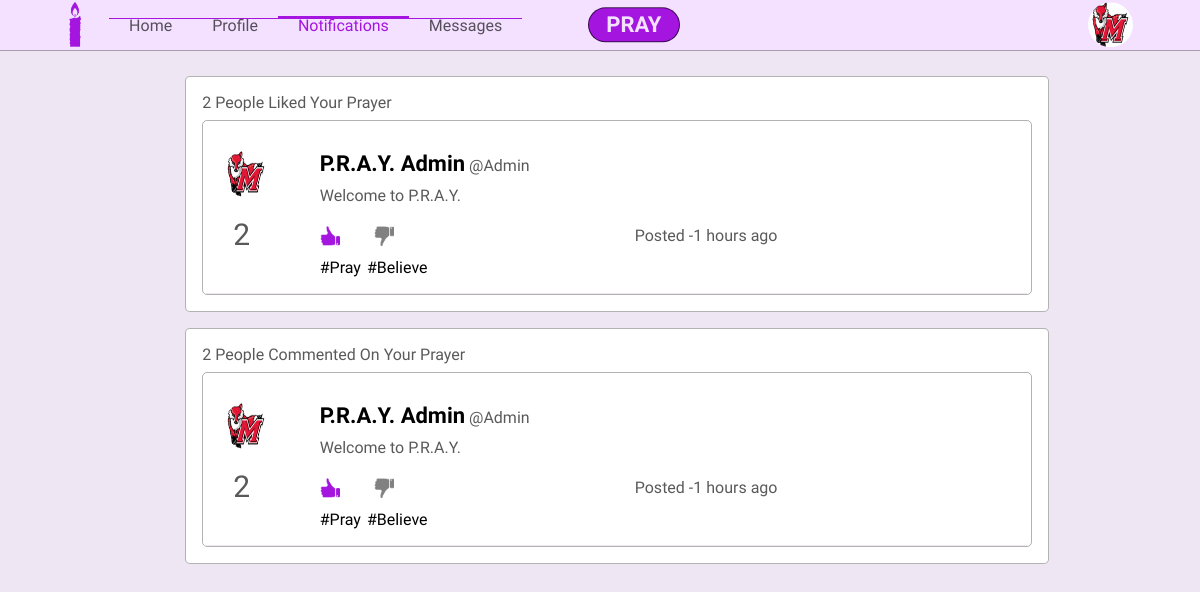
Screenshot of /notifications.php (signed in) with the database file from the repository.
### tables this page shows
CREATE TABLE Users(
    userid INT(10) PRIMARY KEY AUTO_INCREMENT,
    fname VARCHAR(20),
    lname VARCHAR(20),
    username VARCHAR(12),
    user_password VARCHAR(15),
    bio TEXT,
    zipCode INT(10),
    Primary_religion INT(10),
    theme VARCHAR(20) DEFAULT 'LIGHT',
    email VARCHAR(30),
    phone_number VARCHAR(15),
    pPicture VARCHAR(20),
    bPicture VARCHAR(20),
    securityquest VARCHAR(100),
    securityAnswer VARCHAR(20),
    dateLastMaint DATETIME DEFAULT CURRENT_TIMESTAMP,
    dateAdded DATETIME DEFAULT CURRENT_TIMESTAMP,
    CONSTRAINT FK_Users_Religions FOREIGN KEY (Primary_religion) REFERENCES Religions (relid)
);

CREATE TABLE Prayers(
    prayid INT(10) PRIMARY KEY AUTO_INCREMENT,
    userid INT(10),
    content VARCHAR(140),
    descript TEXT,
    pray_status INT(1),
    exclusive INT(1),
    post_date DATETIME,
    img VARCHAR(15),
    dateLastMaint DATETIME DEFAULT CURRENT_TIMESTAMP,
    dateAdded DATETIME DEFAULT CURRENT_TIMESTAMP,
    CONSTRAINT FK_Users_Prayer FOREIGN KEY (userid) REFERENCES Users (userid)
);

CREATE TABLE Tags(
    tagid INT(10) PRIMARY KEY AUTO_INCREMENT,
    tag_name VARCHAR(14),
    dateLastMaint DATETIME DEFAULT CURRENT_TIMESTAMP,
    dateAdded DATETIME DEFAULT CURRENT_TIMESTAMP
);

### config/functions.php (called while the page is built, shortened)
<?php
    function formatDate($date){
        $currentDate = new DateTime(null, new DateTimeZone('America/New_York'));
        $currentTime = $currentDate->format('Y-m-d H:i:s');
        switch (substr($date,5,2)) {
            case "12":
                $month = "December";
                break;
        }
        if (substr($currentTime,0,4) == substr($date,0,4)) {
            if (substr($currentTime,5,2) == substr($date,5,2)) {
                if (substr($currentTime,8,2) == substr($date,8,2)) {
                    if (substr($currentTime,11,2) == substr($date,11,2)) {
                        if (substr($currentTime,14,2) == substr($date,14,2)) {
                            if (intval(substr($currentTime,17,2)) - intval(substr($date,17,2)) == 1) {
                                $formattedDate = intval(substr($currentTime,17,2)) - intval(substr($date,17,2))." second ago";
                                return $formattedDate;
                            }
                            else {
                                $formattedDate = intval(substr($currentTime,17,2)) - intval(substr($date,17,2))." seconds ago";
                                return $formattedDate;
                            }
                        }
                        else {
                            if (intval(substr($currentTime,14,2)) - intval(substr($date,14,2)) == 1) {
                                $formattedDate = intval(substr($currentTime,14,2)) - intval(substr($date,14,2))." minute ago";
                                return $formattedDate;
                            }
                            else {
                                $formattedDate = intval(substr($currentTime,14,2)) - intval(substr($date,14,2))." minutes ago";
                                return $formattedDate;
                            }
                        }
                    }
                    else {
                        if (intval(substr($currentTime,11,2)) - intval(substr($date,11,2)) == 1) {
                            $formattedDate = intval(substr($currentTime,11,2)) - intval(substr($date,11,2))." hour ago";
                            return $formattedDate;
                        }
                        else {
                            $formattedDate = intval(substr($currentTime,11,2)) - intval(substr($date,11,2))." hours ago";
                            return $formattedDate;
                        }
                    }
                }
            }
        }
        $formattedDate = $month." ".substr($date,8,2).", ".substr($date,0,4);
        return $formattedDate;
    }
    function getRoot(){
        $root = ROOT_DIR;
        $root = str_replace("\\", "/", $root);
        $root = str_replace('/config', '',$root);
        $pageroot = getcwd() ."/";
        $pageroot = str_replace("\\", "/", $pageroot);
        $root = str_replace($root."/", '' , $pageroot);
        $root = preg_replace("#(/.*?).*?(/)#", '/../', "/".$root);
        $root = substr($root, 1);
        return $root;
    }
    function prayerScore($prayid, $db){
        $score = 0;
        $queryLikes = "SELECT count(likes.isLike) as likes FROM likes WHERE isLike = 1 AND prayid = '$prayid'";
        $resultLikes = $db->fetchQuery($queryLikes);
        $queryDislikes = "SELECT count(likes.isLike) as dislikes FROM likes WHERE isLike = 0 AND prayid = '$prayid'";
        $resultDislikes = $db->fetchQuery($queryDislikes);
        if($resultLikes && $resultDislikes){
            $score = $resultLikes[0]['likes'] - $resultDislikes[0]['dislikes'];
            return $score;
        } else{
            return $score;
        }
    }
?>

### Database/mydb.php (called while the page is built, shortened)
<?php
Class mydb {
    protected $conn;
    Public function __construct($con){
        $this->conn = $con;
    }
    function FetchQuery($query){
        $arrayresult = [];
        if($queryresult = mysqli_query($this->conn, $query)){
            while ($row = mysqli_fetch_assoc($queryresult)){
                $arrayresult[] = $row;
            }
            return $arrayresult;
        }else{
            echo"</br></br></br>";
            die(mysqli_error($this->conn) ."</br>".$query);
        }
    }
}
?>

### config/permissions.php (called while the page is built, shortened)
<?php
    $id =  isset($id) ? $id : $_SESSION['userId'];
    $usersettings = isLoggedIn($id, $db);
    function isLoggedIn($id, $db){
        $SETTINGS['username'] = '';
        $SETTINGS['firstname'] = '';
        $SETTINGS['lastname'] = '';
        $SETTINGS['password'] = '';
        if($_SESSION['userId'] != ''){
            $userquery = "SELECT *
                          FROM USERS
                          WHERE userid = $id";
            $userresult = $db->FetchQuery($userquery);
            $SETTINGS['username'] = $userresult[0]['username'];
            $SETTINGS['firstname'] = $userresult[0]['fname'];
            $SETTINGS['lastname'] = $userresult[0]['lname'];
            $SETTINGS['password'] = $userresult[0]['user_password'];
            return $SETTINGS;
        }
    }
?>

### config/ApplicationTop.php (called while the page is built, shortened)
<?php
    include 'dbconfig.php';
    include 'functions.php';
    include getRoot().'config/permissions.php';
    include getRoot().'Classes/createheader.php';
    include getRoot().'Classes/createFooter.php';
?>

### Classes/prayers.php (the view, shortened to what this page needs)
<?php
    class PrayerCreator{
        protected $db;
        protected $userid;
        protected $likepic;
        protected $dislikepic;
        protected $likeclass;
        protected $dislikeclass;
        Public function __construct($db, $userid, $comments = null){
            $this->db = $db;
            $this->userid = $userid;
        }
        function checkLike($prayid){
            $this->likepic = getRoot()."images/icons/thumbs-up-grey.png";
            $this->dislikepic = getRoot()."images/icons/thumbs-down-grey.png";
            $this->likeclass = "";
            $this->dislikeclass = "";
            $checkquery = "SELECT *
                           FROM LIKES
                           WHERE prayid = '$prayid'
                           AND userid = '$this->userid'";
            $check = $this->db->fetchQuery($checkquery);
            if($check){
                if($check[0]['isLike'] == 0){
                    $this->dislikepic = getRoot()."images/icons/thumbs-down-purple.png";
                    $this->dislikeclass = "up-down-active";
                }else{
                    $this->likepic = getRoot()."images/icons/thumbs-up-purple.png";
                    $this->likeclass = "up-down-active";
                }
            }
        }
        function getTags($prayid){
            $tagquery = "SELECT t.tag_name
                         FROM Prayer_tags pt, tags t
                         WHERE prayid = $prayid
                         AND t.tagid = pt.tagid";
            $tags = $this->db->fetchQuery($tagquery);
            return $tags;
        }
        function showPrayer($i){
            $likeurl = "`php/addLike.php`";
            $likedata = "{prayid : ".$i['prayid']."}";
            $dislikeurl = "`php/addDislike.php`";
            $dislikedata = "{prayid : ".$i['prayid']."}";
            $tags = $this->getTags($i['prayid']);
            echo "
            <div class='feed-container'>
                <div class='feed-box'>
                    <div class='feed-profile-img-box'>
                        <img class='feed-profile-img 'src='images/Users/".$i['userid']."/Profile/".$i['pPicture']."'>
                        <p class='prayer-score' id='score--".$i['prayid']."'>".prayerScore($i['prayid'], $this->db)."</p>
                    </div>
                    <div class='feed-content-box'>
                        <ul class='feed-content-header'>
                        <li class='feed-content-name'>
                            <a class='feed-profile-link' href='profile.php?id=".$i['userid']."'>
                                <p class='feed-profile-name'>".$i['fname']." ".$i['lname']."</p>
                                <p class='feed-profile-username'>@".$i['username']."</p>
                            </a>
                        </li>";
                        echo
                        "</ul>
                        <p class='feed-content'>".$i['content']."</p>
                        ";
                        echo"
                        <ul class='feed-interact-menu'>
                            <li class='feed-like ".$this->likeclass."' onclick='addLike(".$likeurl.", ".$likedata.", ".$i['prayid'].")' id='like--".$i['prayid']."' >
                            <img id='like-pic--".$i['prayid']."' src='".$this->likepic."' width='20px' height='20px'>
                            </li>
                            <li class='feed-downvote ".$this->dislikeclass."' onclick='addDislike(".$dislikeurl.", ".$dislikedata.", ".$i['prayid'].")' id='dislike--".$i['prayid']."'>
                            <img id='dislike-pic--".$i['prayid']."' src='".$this->dislikepic."' width='20px' height='20px'>
                            </li>
                            <li class='prayer-date'>
                            <p>Posted ". formatDate($i['dateLastMaint']) ."</p>
                            </li>
                        </ul>
                        <ul class='prayer-tags-menu'>";
                            foreach($tags as $t){
                                echo "<li class='prayer-tag'>#".$t['tag_name']."</li>";
                            }
                        echo"
                        </ul>
                    </div>
                </div>
                ";
        }
    }
?>

### Classes/createheader.php (shortened to what this page needs)
<?php
    class Header{
        protected $db;
        protected $menus;
        protected $loggedIn;
        protected $userid;
        protected $title;
        protected $css;
        protected $profpic;
        Public function __construct($db,$menus,$title,$css){
            $this->db = $db;
            $this->menus = $menus;
            $this->title = $title;
            $this->css = $css;
        }
        function showUserMenu($id, $bool = 1){
            $this->loggedIn = $bool;
            $this->userid = $id;
            $this->getUserInfo();
        }
        function displayHeader(){
            $this->createTitle();
            echo "
                  <section class='header'>
                  <div class='header-box'>
                  <ul class='logo-box'>
                      <li class='logo-li'>
                          <a href='index.php'><img class='logo' src='".getRoot()."images/icons/favicon.png'></a>
                      </li>
                  </ul>
                  <ul class='header-link-box'>";
            foreach($this->menus as $i){
                echo "<li class='header-link ".$i['active']."'>
                        <a href='".$i['link']."'>".$i['name']."</a>
                      </li>";
            }
            echo "</ul>";
            if($this->loggedIn == 1){
                echo "
                <ul class='header-profile-pic'>
                    <li id='sort-compose'>
                        <div id='startprayer' onclick='ShowCompose()'>PRAY</div>
                    </li>
                    <li id='header-profile-pic-link' onclick='ShowMenu()'>
                        <img class='index-profile-pic' src='".getRoot()."images/Users/".$this->userid."/Profile/".$this->profpic."'>
                    </li>
                </ul>";
            }
            echo "</div></section>";
        }
        function createTitle(){
           echo "<html>
           <script type='text/javascript' src='js/PrayImg.js'></script>
           <script type='text/javascript' src='js/updatemessages.js'></script>
                    <head>
                        <title>".$this->title."</title>
                        <link rel='shortcut icon' href='images/icons/favicon.png'>
                        <meta name='viewport' content='width=device-width, initial-scale=1.0'>
                        <link href='https://fonts.googleapis.com/css?family=Work Sans' rel='stylesheet'>
                    </head>
                    <body>";
            $this->addcss();
        }
        function addcss(){
            foreach($this->css as $i){
                echo "<link rel='stylesheet' type='text/css' href='".$i["src"]."'>";
                continue;
            }
        }
        function getUserInfo(){
            $query = "SELECT * FROM USERS WHERE userid = '$this->userid'";
            $result = $this->db->fetchQuery($query);
            $this->profpic = $result[0]['pPicture'];
        }
    }
?>

### notifications.php (shortened to what this page needs)
<?php
    require 'config/ApplicationTop.php';
    include 'Classes/notificationCreator.php';
    include 'Classes/prayers.php';
    $menus = [
        [
            'name'=>'Home',
            'link'=>'index.php',
            'active'=>''
        ],
        [
            'name'=>'Profile',
            'link'=>'profile.php',
            'active'=>''
        ],
        [
            'name'=>'Notifications',
            'link'=>'notifications.php',
            'active'=>'active'
        ],
        [
            'name'=>'Messages',
            'link'=>'messages.php',
            'active'=>''
        ]
    ];
    $title = "P.R.A.Y.";
    $header = new Header($db, $menus,$title,$css);
    $header->ShowUserMenu($id);
    $header->displayHeader();
    $prev = new PrayerCreator($db,$id);
    $likesquery = "SELECT l.prayid, COUNT(l.userid) AS likes, l.dateLastMaint
                   FROM Likes l, Prayers p
                   WHERE p.userid = '$id'
                   AND p.prayid = l.prayid
                   AND l.isLike = 1
                   GROUP BY l.prayid
                   ORDER BY l.dateLastMaint desc";
    $likes = $db->fetchQuery($likesquery);
    $commentsquery = "SELECT COUNT(c.userid) AS comments, c.prayid, c.dateLastMaint
                      FROM Prayers p, Comments c
                      WHERE p.userid = '$id'
                      AND c.prayid = p.prayid
                      GROUP BY c.prayid
                      ORDER BY c.dateLastMaint desc";
    $comments = $db->fetchQuery($commentsquery);
    $notify = new Notificationer($db, $id, $prev);
?>
    <section class='index-body' id='body'>
    <div class='notification-feed'>
        <?php foreach($likes as $i){
            $notify->showLikes($i);
        }?>
        <?php foreach($comments as $i){
            $notify->showComments($i);
        }?>
    </div>
    </section>

### rows the page displays
users: pPicture (picture)
prayers: userid.pPicture (picture), userid.fname "P.R.A.Y.", userid.lname "Admin", userid.username "Admin", content "Welcome to P.R.A.Y.", dateLastMaint "-1 hours ago"
tags: tag_name "Pray"
tags: tag_name "Believe"

### other values shown
$i['name'] "Home"
$i['name'] "Profile"
$i['name'] "Notifications"
$i['name'] "Messages"
$i['likes'] "2"
prayerScore($i['prayid'], $this->db) "2"
$i['comments'] "2"
